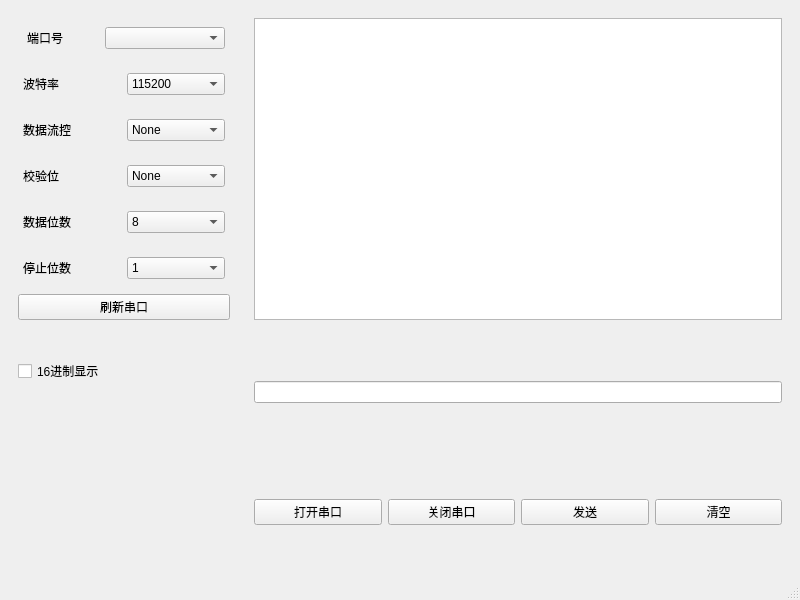
<?xml version="1.0" encoding="UTF-8"?>
<ui version="4.0">
 <class>MainWindow</class>
 <widget class="QMainWindow" name="MainWindow">
  <property name="geometry">
   <rect>
    <x>0</x>
    <y>0</y>
    <width>800</width>
    <height>600</height>
   </rect>
  </property>
  <property name="sizePolicy">
   <sizepolicy hsizetype="Preferred" vsizetype="Preferred">
    <horstretch>0</horstretch>
    <verstretch>0</verstretch>
   </sizepolicy>
  </property>
  <property name="windowTitle">
   <string>MainWindow</string>
  </property>
  <widget class="QWidget" name="centralwidget">
   <layout class="QFormLayout" name="formLayout">
    <item row="0" column="0">
     <widget class="QWidget" name="widget_7" native="true">
      <property name="sizePolicy">
       <sizepolicy hsizetype="Preferred" vsizetype="Preferred">
        <horstretch>1</horstretch>
        <verstretch>0</verstretch>
       </sizepolicy>
      </property>
      <property name="minimumSize">
       <size>
        <width>230</width>
        <height>320</height>
       </size>
      </property>
      <property name="maximumSize">
       <size>
        <width>230</width>
        <height>320</height>
       </size>
      </property>
      <layout class="QVBoxLayout" name="verticalLayout">
       <item>
        <widget class="QWidget" name="widget" native="true">
         <layout class="QHBoxLayout" name="horizontalLayout">
          <property name="spacing">
           <number>5</number>
          </property>
          <property name="topMargin">
           <number>5</number>
          </property>
          <property name="rightMargin">
           <number>5</number>
          </property>
          <property name="bottomMargin">
           <number>5</number>
          </property>
          <item>
           <widget class="QLabel" name="label">
            <property name="text">
             <string>端口号</string>
            </property>
           </widget>
          </item>
          <item>
           <widget class="QComboBox" name="comboBox_PortNumber">
            <property name="minimumSize">
             <size>
              <width>120</width>
              <height>0</height>
             </size>
            </property>
           </widget>
          </item>
         </layout>
        </widget>
       </item>
       <item>
        <widget class="QWidget" name="widget_2" native="true">
         <layout class="QHBoxLayout" name="horizontalLayout_2">
          <property name="spacing">
           <number>5</number>
          </property>
          <property name="leftMargin">
           <number>5</number>
          </property>
          <property name="topMargin">
           <number>5</number>
          </property>
          <property name="rightMargin">
           <number>5</number>
          </property>
          <property name="bottomMargin">
           <number>5</number>
          </property>
          <item>
           <widget class="QLabel" name="label_2">
            <property name="sizePolicy">
             <sizepolicy hsizetype="Preferred" vsizetype="Preferred">
              <horstretch>1</horstretch>
              <verstretch>0</verstretch>
             </sizepolicy>
            </property>
            <property name="text">
             <string>波特率</string>
            </property>
           </widget>
          </item>
          <item>
           <widget class="QComboBox" name="comboBox_BaudRate">
            <property name="sizePolicy">
             <sizepolicy hsizetype="Preferred" vsizetype="Fixed">
              <horstretch>1</horstretch>
              <verstretch>0</verstretch>
             </sizepolicy>
            </property>
            <property name="minimumSize">
             <size>
              <width>85</width>
              <height>0</height>
             </size>
            </property>
            <property name="currentIndex">
             <number>6</number>
            </property>
            <item>
             <property name="text">
              <string>2400</string>
             </property>
            </item>
            <item>
             <property name="text">
              <string>4800</string>
             </property>
            </item>
            <item>
             <property name="text">
              <string>9600</string>
             </property>
            </item>
            <item>
             <property name="text">
              <string>19200</string>
             </property>
            </item>
            <item>
             <property name="text">
              <string>38400</string>
             </property>
            </item>
            <item>
             <property name="text">
              <string>57600</string>
             </property>
            </item>
            <item>
             <property name="text">
              <string>115200</string>
             </property>
            </item>
            <item>
             <property name="text">
              <string>128000</string>
             </property>
            </item>
            <item>
             <property name="text">
              <string>230400</string>
             </property>
            </item>
            <item>
             <property name="text">
              <string>256000</string>
             </property>
            </item>
            <item>
             <property name="text">
              <string>460800</string>
             </property>
            </item>
           </widget>
          </item>
         </layout>
        </widget>
       </item>
       <item>
        <widget class="QWidget" name="widget_3" native="true">
         <layout class="QHBoxLayout" name="horizontalLayout_3">
          <property name="spacing">
           <number>5</number>
          </property>
          <property name="leftMargin">
           <number>5</number>
          </property>
          <property name="topMargin">
           <number>5</number>
          </property>
          <property name="rightMargin">
           <number>5</number>
          </property>
          <property name="bottomMargin">
           <number>5</number>
          </property>
          <item>
           <widget class="QLabel" name="label_3">
            <property name="sizePolicy">
             <sizepolicy hsizetype="Preferred" vsizetype="Preferred">
              <horstretch>1</horstretch>
              <verstretch>0</verstretch>
             </sizepolicy>
            </property>
            <property name="text">
             <string>数据流控</string>
            </property>
           </widget>
          </item>
          <item>
           <widget class="QComboBox" name="comboBox_FlowControl">
            <property name="sizePolicy">
             <sizepolicy hsizetype="Preferred" vsizetype="Fixed">
              <horstretch>1</horstretch>
              <verstretch>0</verstretch>
             </sizepolicy>
            </property>
            <property name="minimumSize">
             <size>
              <width>85</width>
              <height>0</height>
             </size>
            </property>
            <item>
             <property name="text">
              <string>None</string>
             </property>
            </item>
            <item>
             <property name="text">
              <string>Hard</string>
             </property>
            </item>
            <item>
             <property name="text">
              <string>Soft</string>
             </property>
            </item>
           </widget>
          </item>
         </layout>
        </widget>
       </item>
       <item>
        <widget class="QWidget" name="widget_4" native="true">
         <layout class="QHBoxLayout" name="horizontalLayout_4">
          <property name="spacing">
           <number>5</number>
          </property>
          <property name="leftMargin">
           <number>5</number>
          </property>
          <property name="topMargin">
           <number>5</number>
          </property>
          <property name="rightMargin">
           <number>5</number>
          </property>
          <property name="bottomMargin">
           <number>5</number>
          </property>
          <item>
           <widget class="QLabel" name="label_4">
            <property name="sizePolicy">
             <sizepolicy hsizetype="Preferred" vsizetype="Preferred">
              <horstretch>1</horstretch>
              <verstretch>0</verstretch>
             </sizepolicy>
            </property>
            <property name="text">
             <string>校验位</string>
            </property>
           </widget>
          </item>
          <item>
           <widget class="QComboBox" name="comboBox_Parity">
            <property name="sizePolicy">
             <sizepolicy hsizetype="Preferred" vsizetype="Fixed">
              <horstretch>1</horstretch>
              <verstretch>0</verstretch>
             </sizepolicy>
            </property>
            <property name="minimumSize">
             <size>
              <width>85</width>
              <height>0</height>
             </size>
            </property>
            <item>
             <property name="text">
              <string>None</string>
             </property>
            </item>
            <item>
             <property name="text">
              <string>Even</string>
             </property>
            </item>
            <item>
             <property name="text">
              <string>Odd</string>
             </property>
            </item>
            <item>
             <property name="text">
              <string>Space</string>
             </property>
            </item>
            <item>
             <property name="text">
              <string>Mark</string>
             </property>
            </item>
           </widget>
          </item>
         </layout>
        </widget>
       </item>
       <item>
        <widget class="QWidget" name="widget_5" native="true">
         <layout class="QHBoxLayout" name="horizontalLayout_5">
          <property name="spacing">
           <number>5</number>
          </property>
          <property name="leftMargin">
           <number>5</number>
          </property>
          <property name="topMargin">
           <number>5</number>
          </property>
          <property name="rightMargin">
           <number>5</number>
          </property>
          <property name="bottomMargin">
           <number>5</number>
          </property>
          <item>
           <widget class="QLabel" name="label_5">
            <property name="sizePolicy">
             <sizepolicy hsizetype="Preferred" vsizetype="Preferred">
              <horstretch>1</horstretch>
              <verstretch>0</verstretch>
             </sizepolicy>
            </property>
            <property name="text">
             <string>数据位数</string>
            </property>
           </widget>
          </item>
          <item>
           <widget class="QComboBox" name="comboBox_DataBits">
            <property name="sizePolicy">
             <sizepolicy hsizetype="Preferred" vsizetype="Fixed">
              <horstretch>1</horstretch>
              <verstretch>0</verstretch>
             </sizepolicy>
            </property>
            <property name="minimumSize">
             <size>
              <width>85</width>
              <height>0</height>
             </size>
            </property>
            <item>
             <property name="text">
              <string>8</string>
             </property>
            </item>
            <item>
             <property name="text">
              <string>7</string>
             </property>
            </item>
            <item>
             <property name="text">
              <string>6</string>
             </property>
            </item>
            <item>
             <property name="text">
              <string>5</string>
             </property>
            </item>
           </widget>
          </item>
         </layout>
        </widget>
       </item>
       <item>
        <widget class="QWidget" name="widget_6" native="true">
         <layout class="QHBoxLayout" name="horizontalLayout_6">
          <property name="spacing">
           <number>5</number>
          </property>
          <property name="leftMargin">
           <number>5</number>
          </property>
          <property name="topMargin">
           <number>5</number>
          </property>
          <property name="rightMargin">
           <number>5</number>
          </property>
          <property name="bottomMargin">
           <number>5</number>
          </property>
          <item>
           <widget class="QLabel" name="label_6">
            <property name="sizePolicy">
             <sizepolicy hsizetype="Preferred" vsizetype="Preferred">
              <horstretch>1</horstretch>
              <verstretch>0</verstretch>
             </sizepolicy>
            </property>
            <property name="text">
             <string>停止位数</string>
            </property>
           </widget>
          </item>
          <item>
           <widget class="QComboBox" name="comboBox_StopBits">
            <property name="sizePolicy">
             <sizepolicy hsizetype="Preferred" vsizetype="Fixed">
              <horstretch>1</horstretch>
              <verstretch>0</verstretch>
             </sizepolicy>
            </property>
            <property name="minimumSize">
             <size>
              <width>85</width>
              <height>0</height>
             </size>
            </property>
            <item>
             <property name="text">
              <string>1</string>
             </property>
            </item>
            <item>
             <property name="text">
              <string>1.5</string>
             </property>
            </item>
            <item>
             <property name="text">
              <string>2</string>
             </property>
            </item>
           </widget>
          </item>
         </layout>
        </widget>
       </item>
       <item>
        <widget class="QPushButton" name="pushButton_Update">
         <property name="text">
          <string>刷新串口</string>
         </property>
        </widget>
       </item>
      </layout>
     </widget>
    </item>
    <item row="0" column="1">
     <widget class="QWidget" name="widget_8" native="true">
      <layout class="QHBoxLayout" name="horizontalLayout_7">
       <item>
        <widget class="QPlainTextEdit" name="plainTextEdit_Recieve">
         <property name="readOnly">
          <bool>true</bool>
         </property>
        </widget>
       </item>
      </layout>
     </widget>
    </item>
    <item row="1" column="1">
     <widget class="QWidget" name="widget_9" native="true">
      <layout class="QHBoxLayout" name="horizontalLayout_8">
       <item>
        <widget class="QLineEdit" name="lineEdit_Send"/>
       </item>
      </layout>
     </widget>
    </item>
    <item row="2" column="1">
     <widget class="QWidget" name="widget_10" native="true">
      <layout class="QHBoxLayout" name="horizontalLayout_9">
       <item>
        <widget class="QPushButton" name="pushButton_Open">
         <property name="text">
          <string>打开串口</string>
         </property>
        </widget>
       </item>
       <item>
        <widget class="QPushButton" name="pushButton_Close">
         <property name="text">
          <string>关闭串口</string>
         </property>
        </widget>
       </item>
       <item>
        <widget class="QPushButton" name="pushButton_Send">
         <property name="text">
          <string>发送</string>
         </property>
        </widget>
       </item>
       <item>
        <widget class="QPushButton" name="pushButton_Clear">
         <property name="text">
          <string>清空</string>
         </property>
        </widget>
       </item>
      </layout>
     </widget>
    </item>
    <item row="1" column="0">
     <widget class="QWidget" name="widget_11" native="true">
      <layout class="QHBoxLayout" name="horizontalLayout_10">
       <item>
        <widget class="QCheckBox" name="checkBox_HexDisplay">
         <property name="text">
          <string>16进制显示</string>
         </property>
        </widget>
       </item>
      </layout>
     </widget>
    </item>
   </layout>
  </widget>
  <widget class="QMenuBar" name="menubar">
   <property name="geometry">
    <rect>
     <x>0</x>
     <y>0</y>
     <width>800</width>
     <height>25</height>
    </rect>
   </property>
  </widget>
  <widget class="QStatusBar" name="statusbar"/>
 </widget>
 <resources/>
 <connections/>
</ui>
